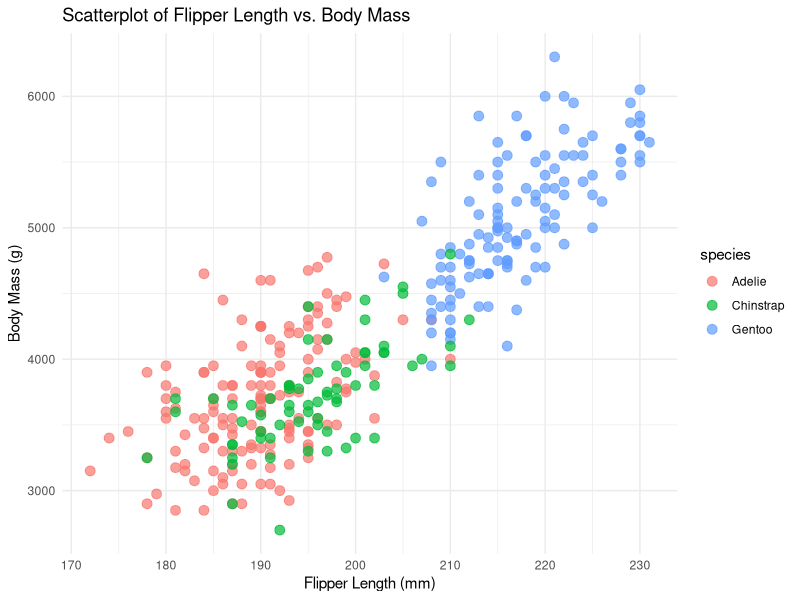

Reproduce this figure in R.
## ---- chunk 1
library(palmerpenguins)
library(ggplot2)

summary(penguins)

#| label: fig-penguins
ggplot(penguins, aes(x = flipper_length_mm, y = body_mass_g, color = species)) +
  geom_point(size = 3, alpha = 0.7) +
  labs(title = "Scatterplot of Flipper Length vs. Body Mass",
       x = "Flipper Length (mm)",
       y = "Body Mass (g)") +
  theme_minimal()
